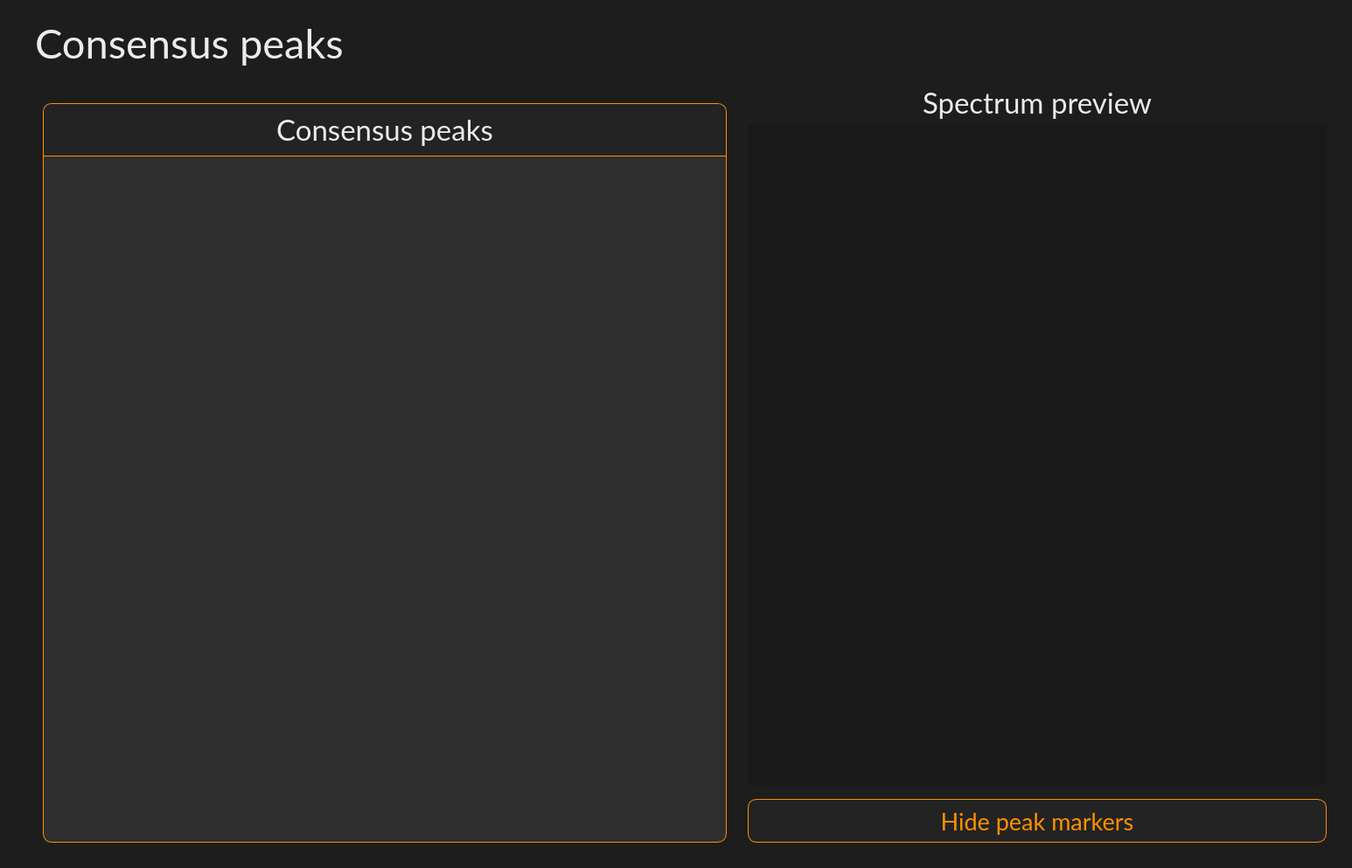
<?xml version="1.0" encoding="UTF-8"?>
<ui version="4.0">
 <class>ConsensusPeakWidget</class>
 <widget class="QWidget" name="ConsensusPeakWidget">
  <property name="geometry">
   <rect>
    <x>0</x>
    <y>0</y>
    <width>1546</width>
    <height>993</height>
   </rect>
  </property>
  <property name="font">
   <font>
    <fontweight>Black</fontweight>
   </font>
  </property>
  <property name="windowTitle">
   <string>Form</string>
  </property>
  <property name="styleSheet">
   <string notr="true">background-color: #1d1d1d;</string>
  </property>
  <layout class="QVBoxLayout" name="verticalLayout" stretch="0,1">
   <property name="spacing">
    <number>10</number>
   </property>
   <property name="leftMargin">
    <number>40</number>
   </property>
   <property name="topMargin">
    <number>20</number>
   </property>
   <property name="rightMargin">
    <number>20</number>
   </property>
   <property name="bottomMargin">
    <number>20</number>
   </property>
   <item>
    <widget class="QLabel" name="label_header">
     <property name="maximumSize">
      <size>
       <width>16777215</width>
       <height>80</height>
      </size>
     </property>
     <property name="font">
      <font>
       <family>Lato</family>
       <pointsize>35</pointsize>
       <kerning>true</kerning>
      </font>
     </property>
     <property name="styleSheet">
      <string notr="true">color: #ebebeb;</string>
     </property>
     <property name="text">
      <string>Consensus peaks</string>
     </property>
     <property name="alignment">
      <set>Qt::AlignmentFlag::AlignLeading|Qt::AlignmentFlag::AlignLeft|Qt::AlignmentFlag::AlignVCenter</set>
     </property>
    </widget>
   </item>
   <item>
    <widget class="QWidget" name="consensuspeak_container" native="true">
     <layout class="QHBoxLayout" name="horizontalLayout">
      <property name="leftMargin">
       <number>0</number>
      </property>
      <property name="topMargin">
       <number>0</number>
      </property>
      <property name="rightMargin">
       <number>0</number>
      </property>
      <property name="bottomMargin">
       <number>0</number>
      </property>
      <item>
       <widget class="QWidget" name="consensus_peak_container" native="true">
        <property name="minimumSize">
         <size>
          <width>800</width>
          <height>0</height>
         </size>
        </property>
        <property name="maximumSize">
         <size>
          <width>800</width>
          <height>16777215</height>
         </size>
        </property>
        <property name="styleSheet">
         <string notr="true"/>
        </property>
        <layout class="QVBoxLayout" name="verticalLayout_5" stretch="1">
         <property name="spacing">
          <number>10</number>
         </property>
         <property name="leftMargin">
          <number>9</number>
         </property>
         <property name="topMargin">
          <number>30</number>
         </property>
         <property name="bottomMargin">
          <number>9</number>
         </property>
         <item>
          <widget class="QWidget" name="consensus_peak_inner_container" native="true">
           <property name="maximumSize">
            <size>
             <width>16777215</width>
             <height>16777215</height>
            </size>
           </property>
           <property name="font">
            <font>
             <fontweight>Black</fontweight>
            </font>
           </property>
           <property name="styleSheet">
            <string notr="true">QWidget {
	background-color: #2e2e2e;
	border: 1px solid #ff9000;
	border-radius: 10px;
}</string>
           </property>
           <layout class="QVBoxLayout" name="verticalLayout_6" stretch="0,0">
            <property name="spacing">
             <number>0</number>
            </property>
            <property name="leftMargin">
             <number>1</number>
            </property>
            <property name="topMargin">
             <number>1</number>
            </property>
            <property name="rightMargin">
             <number>1</number>
            </property>
            <property name="bottomMargin">
             <number>1</number>
            </property>
            <item>
             <widget class="QLabel" name="label_container_header_2">
              <property name="minimumSize">
               <size>
                <width>0</width>
                <height>60</height>
               </size>
              </property>
              <property name="maximumSize">
               <size>
                <width>16777215</width>
                <height>60</height>
               </size>
              </property>
              <property name="font">
               <font>
                <family>Lato</family>
                <pointsize>25</pointsize>
               </font>
              </property>
              <property name="styleSheet">
               <string notr="true">border: 0px;
border-bottom: 1px solid #ff9000;
border-top-left-radius: 10px;
border-top-right-radius: 10px;
border-bottom-left-radius: 0px;
border-bottom-right-radius: 0px;
background-color: #232323;
color: #ebebeb;</string>
              </property>
              <property name="text">
               <string>Consensus peaks</string>
              </property>
              <property name="alignment">
               <set>Qt::AlignmentFlag::AlignCenter</set>
              </property>
             </widget>
            </item>
            <item>
             <widget class="QScrollArea" name="scrollArea_peak">
              <property name="styleSheet">
               <string notr="true">border: 0px;
background-color: transparent;
</string>
              </property>
              <property name="widgetResizable">
               <bool>true</bool>
              </property>
              <widget class="QWidget" name="scrollArea_peak_Contents">
               <property name="geometry">
                <rect>
                 <x>0</x>
                 <y>0</y>
                 <width>780</width>
                 <height>786</height>
                </rect>
               </property>
               <layout class="QGridLayout" name="gridLayout">
                <property name="verticalSpacing">
                 <number>10</number>
                </property>
                <item row="0" column="0">
                 <spacer name="verticalSpacer_2">
                  <property name="orientation">
                   <enum>Qt::Orientation::Vertical</enum>
                  </property>
                  <property name="sizeHint" stdset="0">
                   <size>
                    <width>20</width>
                    <height>585</height>
                   </size>
                  </property>
                 </spacer>
                </item>
               </layout>
              </widget>
             </widget>
            </item>
           </layout>
          </widget>
         </item>
        </layout>
       </widget>
      </item>
      <item>
       <widget class="QWidget" name="preview_container" native="true">
        <property name="styleSheet">
         <string notr="true"/>
        </property>
        <layout class="QVBoxLayout" name="verticalLayout_7">
         <property name="spacing">
          <number>6</number>
         </property>
         <item>
          <widget class="QLabel" name="label_preview">
           <property name="maximumSize">
            <size>
             <width>16777215</width>
             <height>40</height>
            </size>
           </property>
           <property name="font">
            <font>
             <family>Lato</family>
             <pointsize>25</pointsize>
            </font>
           </property>
           <property name="styleSheet">
            <string notr="true">color: #ebebeb;</string>
           </property>
           <property name="text">
            <string>Spectrum preview</string>
           </property>
           <property name="alignment">
            <set>Qt::AlignmentFlag::AlignCenter</set>
           </property>
          </widget>
         </item>
         <item>
          <widget class="QWidget" name="preview_image" native="true">
           <property name="styleSheet">
            <string notr="true">background-color: #191919;
 border: none;</string>
           </property>
          </widget>
         </item>
         <item>
          <widget class="QPushButton" name="pushButton_toggle_peak_marker">
           <property name="enabled">
            <bool>true</bool>
           </property>
           <property name="minimumSize">
            <size>
             <width>0</width>
             <height>60</height>
            </size>
           </property>
           <property name="maximumSize">
            <size>
             <width>16777215</width>
             <height>16777215</height>
            </size>
           </property>
           <property name="font">
            <font>
             <family>Lato</family>
             <pointsize>20</pointsize>
            </font>
           </property>
           <property name="cursor">
            <cursorShape>PointingHandCursor</cursorShape>
           </property>
           <property name="mouseTracking">
            <bool>true</bool>
           </property>
           <property name="tabletTracking">
            <bool>false</bool>
           </property>
           <property name="styleSheet">
            <string notr="true">QPushButton {
    border: 1px solid #ff9000;
    background-color: #232323; 
    color: #ff9000;
    border-radius: 10px;
	margin-top: 10px;
}

QPushButton:hover {
background-color: #131313;
}</string>
           </property>
           <property name="text">
            <string>Hide peak markers</string>
           </property>
           <property name="autoDefault">
            <bool>false</bool>
           </property>
           <property name="default">
            <bool>false</bool>
           </property>
          </widget>
         </item>
        </layout>
       </widget>
      </item>
     </layout>
    </widget>
   </item>
  </layout>
 </widget>
 <resources/>
 <connections/>
</ui>
